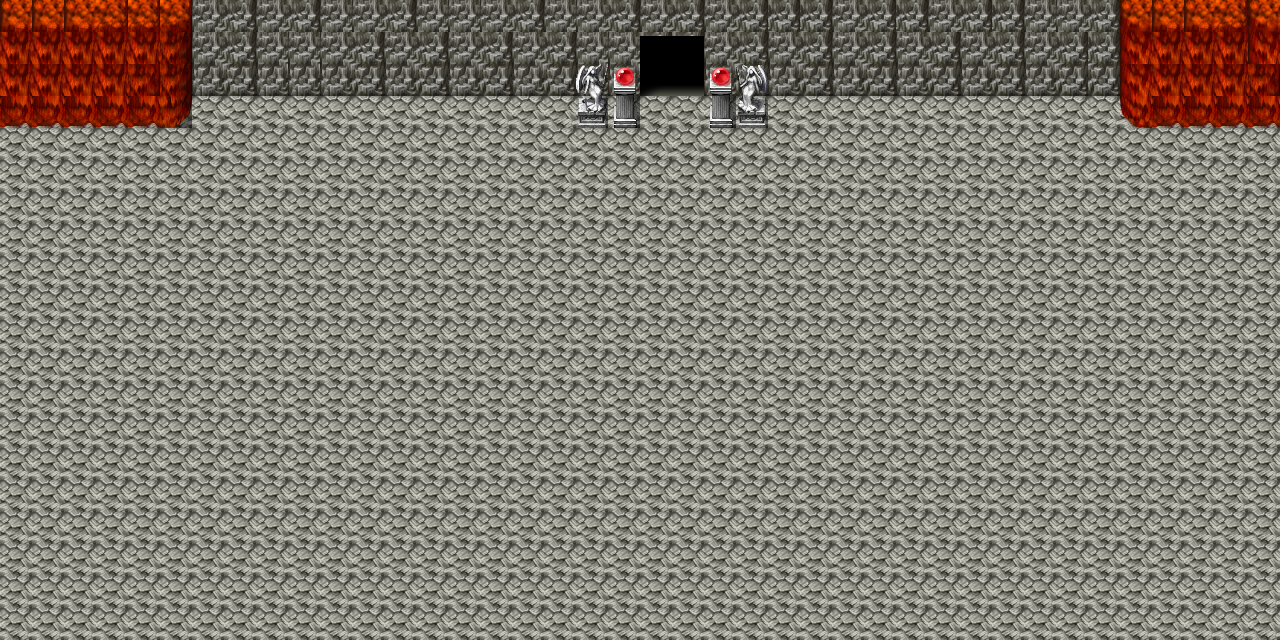

A level layout from a 2D game, rendered from its tile map. Below: a short description, then the map file with tile-grid data replaced by summaries:
An orthogonal 40x20 tile map with 32x32 px tiles, 4 tile layers (enter_block, 1, 2, 3), 2 tilesets.

<map version="1.0" orientation="orthogonal" renderorder="right-down" width="40" height="20" tilewidth="32" tileheight="32" nextobjectid="1">
 <tileset firstgid="1" name="enter_block" tilewidth="32" tileheight="32" tilecount="35" columns="5">
  <image source="chunk.png" width="160" height="224" />
  <tile id="0">
   <properties>
    <property name="enter" value="true" />
    <property name="index" value="2" />
    <property name="map" value="sword_shop" />
   </properties>
  </tile>
  <tile id="1">
   <properties>
    <property name="enter" value="true" />
    <property name="index" value="1" />
    <property name="map" value="cave_sword_shop_boss" />
   </properties>
  </tile>
  <tile id="9">
   <properties>
    <property name="blocked" value="true" />
   </properties>
  </tile>
  <tile id="15">
   <properties>
    <property name="index" value="2" />
    <property name="spawn" value="true" />
   </properties>
  </tile>
  <tile id="16">
   <properties>
    <property name="index" value="1" />
    <property name="spawn" value="true" />
   </properties>
  </tile>
  <tile id="25">
   <properties>
    <property name="level" value="4" />
    <property name="mob" value="true" />
    <property name="name" value="frog" />
   </properties>
  </tile>
  <tile id="26">
   <properties>
    <property name="level" value="3" />
    <property name="mob" value="true" />
    <property name="name" value="meduza" />
   </properties>
  </tile>
  <tile id="27">
   <properties>
    <property name="level" value="2" />
    <property name="mob" value="true" />
    <property name="name" value="gargulec" />
   </properties>
  </tile>
  <tile id="28">
   <properties>
    <property name="level" value="1" />
    <property name="mob" value="true" />
    <property name="name" value="troll" />
   </properties>
  </tile>
 </tileset>
 <tileset firstgid="36" name="base" tilewidth="32" tileheight="32" tilecount="2016" columns="32">
  <image source="base_txt.png" width="1024" height="2016" />
 </tileset>
 <layer name="enter_block" width="40" height="20">
  <data>[800 cells, 800 non-empty, 10 distinct tile ids]</data>
 </layer>
 <layer name="1" width="40" height="20">
  <data>[800 cells, 800 non-empty, 1 distinct tile ids]</data>
 </layer>
 <layer name="2" width="40" height="20">
  <data>[800 cells, 131 non-empty, 15 distinct tile ids]</data>
 </layer>
 <layer name="3" width="40" height="20">
  <data>[800 cells, 12 non-empty, 9 distinct tile ids]</data>
 </layer>
</map>
